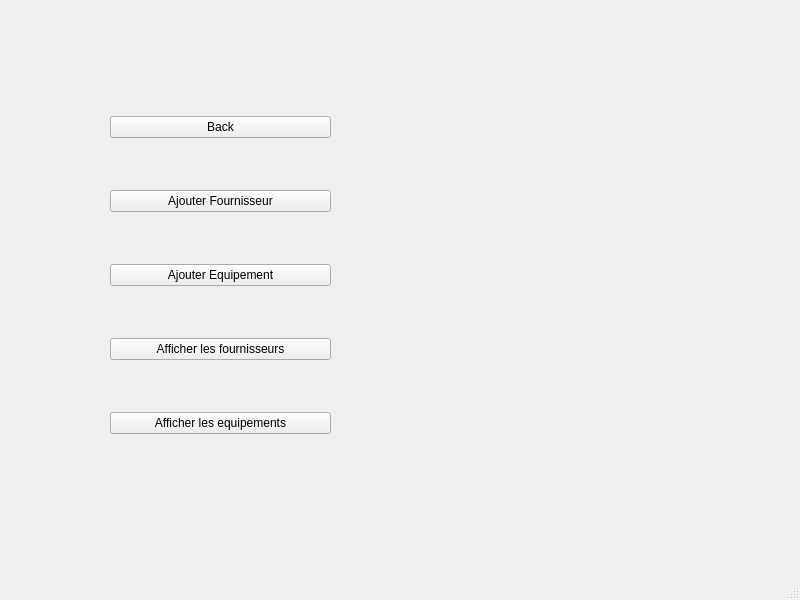
<?xml version="1.0" encoding="UTF-8"?>
<ui version="4.0">
 <class>MainWindow</class>
 <widget class="QMainWindow" name="MainWindow">
  <property name="geometry">
   <rect>
    <x>0</x>
    <y>0</y>
    <width>800</width>
    <height>600</height>
   </rect>
  </property>
  <property name="windowTitle">
   <string>MainWindow</string>
  </property>
  <widget class="QWidget" name="centralwidget">
   <widget class="QStackedWidget" name="stackedWidget">
    <property name="geometry">
     <rect>
      <x>10</x>
      <y>20</y>
      <width>671</width>
      <height>521</height>
     </rect>
    </property>
    <property name="currentIndex">
     <number>5</number>
    </property>
    <widget class="QWidget" name="Logo"/>
    <widget class="QWidget" name="Menu">
     <widget class="QPushButton" name="Main_Menu_Selim">
      <property name="geometry">
       <rect>
        <x>410</x>
        <y>210</y>
        <width>191</width>
        <height>41</height>
       </rect>
      </property>
      <property name="text">
       <string>Module Equipe/Joueurs</string>
      </property>
     </widget>
     <widget class="QPushButton" name="Main_Menu_Regarder">
      <property name="geometry">
       <rect>
        <x>360</x>
        <y>320</y>
        <width>191</width>
        <height>41</height>
       </rect>
      </property>
      <property name="text">
       <string>Regarder</string>
      </property>
     </widget>
     <widget class="QPushButton" name="Main_Menu_Taib">
      <property name="geometry">
       <rect>
        <x>120</x>
        <y>320</y>
        <width>191</width>
        <height>41</height>
       </rect>
      </property>
      <property name="text">
       <string>Module Fournisseur/Equipements</string>
      </property>
     </widget>
     <widget class="QPushButton" name="pushButton_3">
      <property name="geometry">
       <rect>
        <x>40</x>
        <y>210</y>
        <width>191</width>
        <height>41</height>
       </rect>
      </property>
      <property name="text">
       <string>PushButton</string>
      </property>
     </widget>
     <widget class="QPushButton" name="Main_Menu_Yassine">
      <property name="geometry">
       <rect>
        <x>220</x>
        <y>100</y>
        <width>200</width>
        <height>41</height>
       </rect>
      </property>
      <property name="text">
       <string>Module Matchs/Tournois</string>
      </property>
     </widget>
    </widget>
    <widget class="QWidget" name="Yassine">
     <widget class="QWidget" name="verticalLayoutWidget">
      <property name="geometry">
       <rect>
        <x>110</x>
        <y>40</y>
        <width>221</width>
        <height>411</height>
       </rect>
      </property>
      <layout class="QVBoxLayout" name="verticalLayout">
       <item>
        <widget class="QPushButton" name="Go_Back">
         <property name="text">
          <string>Back</string>
         </property>
        </widget>
       </item>
       <item>
        <widget class="QPushButton" name="Main_button_match">
         <property name="text">
          <string>Ajouter Match</string>
         </property>
        </widget>
       </item>
       <item>
        <widget class="QPushButton" name="Main_button_tournois">
         <property name="text">
          <string>Ajouter Tournoi</string>
         </property>
        </widget>
       </item>
       <item>
        <widget class="QPushButton" name="Main_button_Afficher_Replay">
         <property name="text">
          <string>Ajouter Replay</string>
         </property>
        </widget>
       </item>
      </layout>
     </widget>
     <widget class="QWidget" name="verticalLayoutWidget_3">
      <property name="geometry">
       <rect>
        <x>400</x>
        <y>80</y>
        <width>221</width>
        <height>331</height>
       </rect>
      </property>
      <layout class="QVBoxLayout" name="verticalLayout_3">
       <item>
        <widget class="QPushButton" name="Main_Button_Ajouter_Replay">
         <property name="text">
          <string>Afficher les  replays</string>
         </property>
        </widget>
       </item>
       <item>
        <widget class="QPushButton" name="Main_button_afficher_tournois">
         <property name="text">
          <string>Afficher les tournois</string>
         </property>
        </widget>
       </item>
       <item>
        <widget class="QPushButton" name="Main_button_afficher_matchs">
         <property name="text">
          <string>Afficher les matchs</string>
         </property>
        </widget>
       </item>
      </layout>
     </widget>
    </widget>
    <widget class="QWidget" name="Selim">
     <widget class="QWidget" name="verticalLayoutWidget_2">
      <property name="geometry">
       <rect>
        <x>80</x>
        <y>20</y>
        <width>221</width>
        <height>411</height>
       </rect>
      </property>
      <layout class="QVBoxLayout" name="verticalLayout_2">
       <item>
        <widget class="QPushButton" name="Go_Back_2">
         <property name="focusPolicy">
          <enum>Qt::StrongFocus</enum>
         </property>
         <property name="contextMenuPolicy">
          <enum>Qt::DefaultContextMenu</enum>
         </property>
         <property name="text">
          <string>Back</string>
         </property>
        </widget>
       </item>
       <item>
        <widget class="QPushButton" name="Gestion_joueur">
         <property name="focusPolicy">
          <enum>Qt::StrongFocus</enum>
         </property>
         <property name="contextMenuPolicy">
          <enum>Qt::DefaultContextMenu</enum>
         </property>
         <property name="text">
          <string>Joueur</string>
         </property>
        </widget>
       </item>
       <item>
        <widget class="QPushButton" name="Modifier_joueur">
         <property name="text">
          <string>Equipe</string>
         </property>
        </widget>
       </item>
       <item>
        <widget class="QPushButton" name="fichier_pdf">
         <property name="text">
          <string>Créer un fichier PDF</string>
         </property>
        </widget>
       </item>
      </layout>
     </widget>
    </widget>
    <widget class="QWidget" name="Watch"/>
    <widget class="QWidget" name="Taib">
     <widget class="QWidget" name="verticalLayoutWidget_4">
      <property name="geometry">
       <rect>
        <x>100</x>
        <y>50</y>
        <width>221</width>
        <height>411</height>
       </rect>
      </property>
      <layout class="QVBoxLayout" name="verticalLayout_4">
       <item>
        <widget class="QPushButton" name="Go_Back_3">
         <property name="text">
          <string>Back</string>
         </property>
        </widget>
       </item>
       <item>
        <widget class="QPushButton" name="Main_button_ajouter_fournisseur">
         <property name="text">
          <string>Ajouter Fournisseur</string>
         </property>
        </widget>
       </item>
       <item>
        <widget class="QPushButton" name="Main_button_ajouter_equipement">
         <property name="text">
          <string>Ajouter Equipement</string>
         </property>
        </widget>
       </item>
       <item>
        <widget class="QPushButton" name="Main_button_afficher_fournisseurs">
         <property name="text">
          <string>Afficher les fournisseurs</string>
         </property>
        </widget>
       </item>
       <item>
        <widget class="QPushButton" name="Main_button_afficher_equipements">
         <property name="text">
          <string>Afficher les equipements</string>
         </property>
        </widget>
       </item>
      </layout>
     </widget>
    </widget>
   </widget>
  </widget>
  <widget class="QMenuBar" name="menubar">
   <property name="geometry">
    <rect>
     <x>0</x>
     <y>0</y>
     <width>800</width>
     <height>22</height>
    </rect>
   </property>
  </widget>
  <widget class="QStatusBar" name="statusbar"/>
 </widget>
 <resources/>
 <connections/>
</ui>
